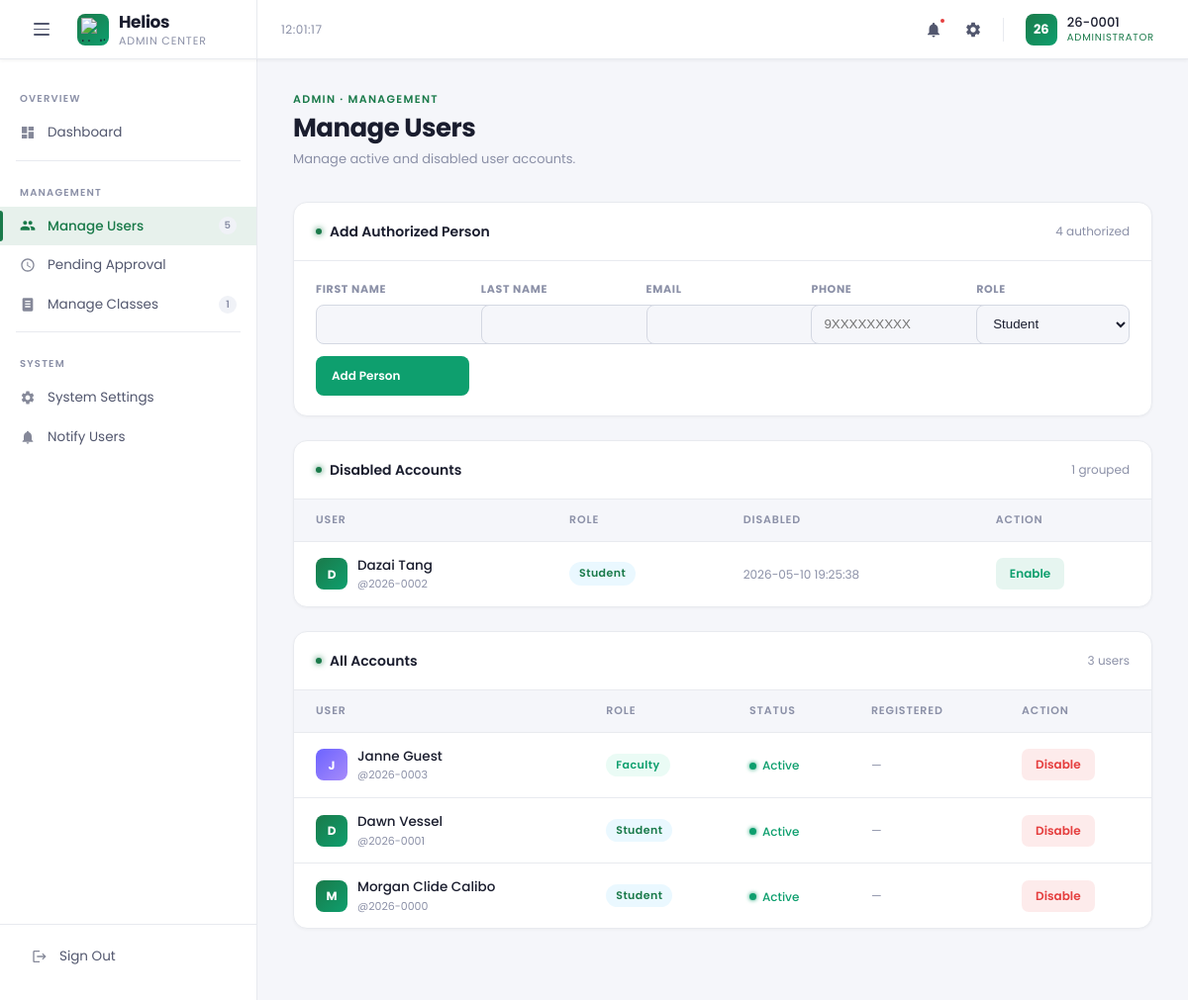
Page /role_admin_manageUsers.php (signed in) on the committed database.
### tables this page shows
CREATE TABLE `users` (
  `id` int(10) UNSIGNED NOT NULL,
  `request_id` varchar(20) NOT NULL COMMENT 'Temp registration ID (REQ-XXXXXXXX), kept for audit trail',
  `authorized_person_id` varchar(36) DEFAULT NULL,
  `firstname` varchar(100) NOT NULL,
  `lastname` varchar(100) NOT NULL,
  `fullname` varchar(201) NOT NULL,
  `phonenumber` varchar(255) NOT NULL COMMENT 'Encrypted at application layer',
  `username` varchar(10) NOT NULL COMMENT 'Permanent ID — YY-XXXX format — set once on approval, NEVER updated',
  `email` varchar(255) NOT NULL COMMENT 'Encrypted at application layer',
  `password` varchar(255) DEFAULT NULL COMMENT 'bcrypt hash — NULL until approved',
  `role` enum('student','faculty','admin') NOT NULL,
  `status` enum('pending','active','disabled') NOT NULL DEFAULT 'pending',
  `activation_request` tinyint(1) NOT NULL DEFAULT 1,
  `registered_at` datetime NOT NULL DEFAULT current_timestamp(),
  `activated_at` datetime DEFAULT NULL COMMENT 'Set when admin approves the account',
  `must_change_password` tinyint(1) NOT NULL DEFAULT 0,
  `temp_password_expires_at` int(11) DEFAULT NULL,
  `disabled_reason` varchar(100) DEFAULT NULL,
  `disabled_at` datetime DEFAULT NULL,
  `otp` varchar(6) DEFAULT NULL,
  `otp_expiry` int(11) DEFAULT NULL,
  `disabled_by` varchar(100) DEFAULT NULL,
  `enabled_by` varchar(100) DEFAULT NULL,
  `enabled_at` datetime DEFAULT NULL,
  `password_changed_at` datetime DEFAULT NULL
);

### role_admin_manageUsers.php (the view, shortened to what this page needs)
<?php
require_once 'db.php';
$username = $_SESSION['username'];
$initials = strtoupper(substr($username, 0, 2));
$allUsers         = $pdo->query("SELECT * FROM users ORDER BY id DESC")->fetchAll();
$authorizedPeople = $pdo->query("SELECT * FROM authorized_people ORDER BY created_at DESC")->fetchAll();
$allClasses       = $pdo->query("SELECT * FROM classes ORDER BY created_at DESC")->fetchAll();
$disabledUsers     = array_values(array_filter($allUsers, fn($u) => $u['role'] !== 'admin' && $u['status'] === 'disabled'));
$activeAccountUsers = array_values(array_filter($allUsers, fn($u) => $u['role'] !== 'admin' && !in_array($u['status'], ['pending', 'disabled'])));
$totalUsers   = count($allUsers);
$unreadNotifs = $pdo->query("SELECT COUNT(*) FROM notifications WHERE is_read = 0")->fetchColumn();
?>
<!DOCTYPE html>
<html lang="en">
<head>
</head>
<body>
<div class="app">
    <header class="topbar">
        <div class="topbar-brand">
            <button class="menu-toggle" id="menuToggle" aria-label="Toggle sidebar">
                <span></span><span></span><span></span>
            </button>
            <div class="brand-icon">
                <img class="brand-logo-img brand-logo-light" src="img/Light Icon.png" alt="Helios University">
            </div>
            <div class="brand-wordmark">Helios<span>Admin Center</span></div>
        </div>
        <div class="topbar-center">
            <span class="topbar-clock" id="liveClock"></span>
        </div>
        <div class="topbar-right">
            <a href="role_admin_notify.php" class="topbar-icon-btn" title="Notify Users">
                <svg><use href="#ic-bell"></use></svg>
                <?php if ($unreadNotifs > 0): ?><span class="notif-badge"></span><?php endif; ?>
            </a>
            <a href="role_admin_systemSettings.php" class="topbar-icon-btn" title="System Settings">
                <svg><use href="#ic-settings"></use></svg>
            </a>
            <button type="button" class="avatar-btn" id="accountButton" aria-haspopup="dialog" aria-expanded="false">
                <div class="avatar-circle"><?= $initials ?></div>
                <div class="avatar-meta">
                    <div class="avatar-name"><?= htmlspecialchars($username) ?></div>
                    <div class="avatar-role">Administrator</div>
                </div>
            </button>
        </div>
    </header>
    <div class="body-wrap">
        <nav class="sidebar" id="sidebar">
            <div class="nav-section-label">Overview</div>
            <a href="dashboard_admin.php" class="nav-link">
                <svg><use href="#ic-dashboard"></use></svg> Dashboard
            </a>
            <div class="nav-divider"></div>
            <div class="nav-section-label">Management</div>
            <a href="role_admin_manageUsers.php" class="nav-link active">
                <svg><use href="#ic-users"></use></svg> Manage Users
                <?php if ($totalUsers > 0): ?><span class="nav-badge dim"><?= $totalUsers ?></span><?php endif; ?>
            </a>
            <a href="pending_approval.php" class="nav-link">
                <svg><use href="#ic-pending"></use></svg> Pending Approval
            </a>
            <a href="role_admin_manageClasses.php" class="nav-link">
                <svg><use href="#ic-class"></use></svg> Manage Classes
                <span class="nav-badge dim"><?= count($allClasses) ?></span>
            </a>
            <div class="nav-divider"></div>
            <div class="nav-section-label">System</div>
            <a href="role_admin_systemSettings.php" class="nav-link">
                <svg><use href="#ic-settings"></use></svg> System Settings
            </a>
            <a href="role_admin_notify.php" class="nav-link">
                <svg><use href="#ic-bell"></use></svg> Notify Users
            </a>
            <div class="sidebar-footer">
                <a href="logout.php" class="nav-link">
                    <svg><use href="#ic-logout"></use></svg> Sign Out
                </a>
            </div>
        </nav>
        <main class="main" id="mainContent">
            <div class="page-header-row animate animate-d1">
                <div>
                    <div class="page-eyebrow">Admin · Management</div>
                    <h1 class="page-title">Manage Users</h1>
                    <p class="page-subtitle">Manage active and disabled user accounts.</p>
                </div>
            </div>
            <div class="panel animate animate-d2" style="margin-bottom:24px;">
                <div class="panel-header">
                    <div class="panel-title">
                        <span class="panel-title-dot"></span>
                        Add Authorized Person
                    </div>
                    <span style="font-size:12px; color:var(--text-muted);"><?= count($authorizedPeople) ?> authorized</span>
                </div>
                <form method="POST" style="padding:20px 22px; display:grid; grid-template-columns:repeat(5,minmax(140px,1fr)); gap:12px; align-items:end;">
                    <label style="display:grid; gap:6px; font-size:11px; font-weight:700; color:var(--text-muted); text-transform:uppercase; letter-spacing:.06em;">
                        First Name
                        <input name="auth_firstname" required style="min-height:40px; border:1px solid var(--border-light); border-radius:8px; padding:0 12px; background:var(--bg-input); color:var(--text-primary);">
                    </label>
                    <label style="display:grid; gap:6px; font-size:11px; font-weight:700; color:var(--text-muted); text-transform:uppercase; letter-spacing:.06em;">
                        Last Name
                        <input name="auth_lastname" required style="min-height:40px; border:1px solid var(--border-light); border-radius:8px; padding:0 12px; background:var(--bg-input); color:var(--text-primary);">
                    </label>
                    <label style="display:grid; gap:6px; font-size:11px; font-weight:700; color:var(--text-muted); text-transform:uppercase; letter-spacing:.06em;">
                        Email
                        <input type="email" name="auth_email" required style="min-height:40px; border:1px solid var(--border-light); border-radius:8px; padding:0 12px; background:var(--bg-input); color:var(--text-primary);">
                    </label>
                    <label style="display:grid; gap:6px; font-size:11px; font-weight:700; color:var(--text-muted); text-transform:uppercase; letter-spacing:.06em;">
                        Phone
                        <input name="auth_phone" required placeholder="9XXXXXXXXX" style="min-height:40px; border:1px solid var(--border-light); border-radius:8px; padding:0 12px; background:var(--bg-input); color:var(--text-primary);">
                    </label>
                    <label style="display:grid; gap:6px; font-size:11px; font-weight:700; color:var(--text-muted); text-transform:uppercase; letter-spacing:.06em;">
                        Role
                        <select name="auth_role" style="min-height:40px; border:1px solid var(--border-light); border-radius:8px; padding:0 12px; background:var(--bg-input); color:var(--text-primary);">
                            <option value="student">Student</option>
                        </select>
                    </label>
                    <button type="submit" name="add_authorized_person" class="btn-approve" style="min-height:40px;">Add Person</button>
                </form>
            </div>
            <?php if (!empty($disabledUsers)): ?>
            <div class="panel animate animate-d2" style="margin-bottom:24px;">
                <div class="panel-header">
                    <div class="panel-title"><span class="panel-title-dot"></span> Disabled Accounts</div>
                    <span style="font-size:12px; color:var(--text-muted);"><?= count($disabledUsers) ?> grouped</span>
                </div>
                <div style="overflow-x:auto;">
                    <table class="user-table">
                        <thead><tr><th>User</th><th>Role</th><th>Disabled</th><th>Action</th></tr></thead>
                        <tbody>
                        <?php foreach ($disabledUsers as $u):
                            $uRole      = $u['role'] ?? 'student';
                            $avatarClass = $uRole === 'faculty' ? 'f' : 's';
                            $initLetter  = strtoupper(substr($u['fullname'] ?? $u['username'] ?? 'U', 0, 1));
                        ?>
                        <tr>
                            <td>
                                <div class="user-cell">
                                    <div class="user-avatar <?= $avatarClass ?>"><?= $initLetter ?></div>
                                    <div>
                                        <div class="user-name"><?= htmlspecialchars($u['fullname'] ?? $u['username']) ?></div>
                                        <div class="user-username">@<?= htmlspecialchars($u['username']) ?></div>
                                    </div>
                                </div>
                            </td>
                            <td><span class="role-chip <?= $uRole ?>"><?= ucfirst($uRole) ?></span></td>
                            <td style="color:var(--text-muted); font-size:12px;"><?= htmlspecialchars($u['disabled_at'] ?? '—') ?></td>
                            <td>
                                <form method="POST" style="display:inline;">
                                    <button type="submit" name="enable_user" class="btn-enable"
                                            onclick="return confirm('Re-enable <?= htmlspecialchars($u['username']) ?>?')">Enable</button>
                                </form>
                            </td>
                        </tr>
                        <?php endforeach; ?>
                        </tbody>
                    </table>
                </div>
            </div>
            <?php endif; ?>
            <div class="panel animate animate-d2">
                <div class="panel-header">
                    <div class="panel-title"><span class="panel-title-dot"></span> All Accounts</div>
                    <span style="font-size:12px; color:var(--text-muted);"><?= count($activeAccountUsers) ?> users</span>
                </div>
                <div style="overflow-x:auto;">
                    <table class="user-table">
                        <thead><tr><th>User</th><th>Role</th><th>Status</th><th>Registered</th><th>Action</th></tr></thead>
                        <tbody>
                        <?php foreach ($activeAccountUsers as $u):
                            $uStatus     = $u['status'] ?? 'active';
                            $uRole       = $u['role']   ?? 'student';
                            $isDisabled  = $uStatus === 'disabled';
                            $canToggle   = in_array($uStatus, ['active', 'disabled']);
                            $avatarClass = $uRole === 'faculty' ? 'f' : ($uRole === 'admin' ? 'a' : 's');
                            $initLetter  = strtoupper(substr($u['fullname'] ?? $u['username'] ?? 'U', 0, 1));
                        ?>
                        <tr>
                            <td>
                                <div class="user-cell">
                                    <div class="user-avatar <?= $avatarClass ?>"><?= $initLetter ?></div>
                                    <div>
                                        <div class="user-name"><?= htmlspecialchars($u['fullname'] ?? $u['username']) ?></div>
                                        <div class="user-username">@<?= htmlspecialchars($u['username']) ?></div>
                                    </div>
                                </div>
                            </td>
                            <td><span class="role-chip <?= $uRole ?>"><?= ucfirst($uRole) ?></span></td>
                            <td><span class="status-dot <?= $uStatus ?>"><?= ucfirst($uStatus) ?></span></td>
                            <td style="color:var(--text-muted); font-size:12px;"><?= htmlspecialchars($u['created_at'] ?? '—') ?></td>
                            <td>
                                <?php if ($canToggle): ?>
                                <form method="POST" style="display:inline;">
                                    <?php if ($isDisabled): ?>
                                        <button type="submit" name="enable_user" class="btn-enable"
                                                onclick="return confirm('Re-enable <?= htmlspecialchars($u['username']) ?>?')">Enable</button>
                                    <?php else: ?>
                                        <button type="submit" name="disable_user" class="btn-disable"
                                                onclick="return confirm('Disable <?= htmlspecialchars($u['username']) ?>?')">Disable</button>
                                    <?php endif; ?>
                                </form>
                                <?php else: ?>
                                <span style="font-size:12px; color:var(--text-muted);">—</span>
                                <?php endif; ?>
                            </td>
                        </tr>
                        <?php endforeach; ?>
                        </tbody>
                    </table>
                </div>
            </div>
        </main>
    </div>
</div>
</body>
</html>

### rows in the picture
users: fullname "D", fullname "Dazai Tang", username "2026-0002", role "Student", disabled_at "2026-05-10 19:25:38"
users: fullname "J", fullname "Janne Guest", username "2026-0003", role "Faculty", status "Active", created_at "—"
users: fullname "D", fullname "Dawn Vessel", username "2026-0001", role "Student", status "Active", created_at "—"
users: fullname "M", fullname "Morgan Clide Calibo", username "2026-0000", role "Student", status "Active", created_at "—"

### other values in the picture
$initials "26"
$username "26-0001"
$totalUsers "5"
count($allClasses) "1"
count($authorizedPeople) "4"
count($disabledUsers) "1"
count($activeAccountUsers) "3"
